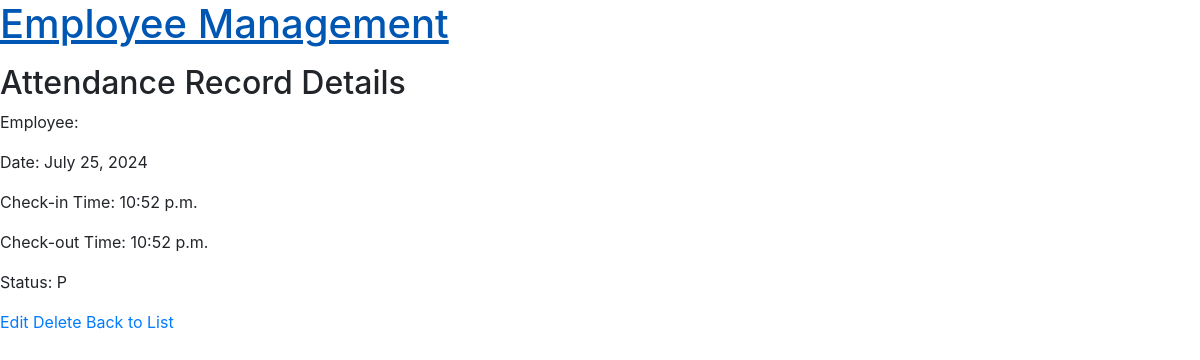
The page /attendance/2/ (signed in) on the database its author committed.
### attendance/models.py (models this page shows, shortened)
class AttendanceRecord(models.Model):
    STATUS_CHOICES= [
        ("P", "Present"),
        ("A", "Absent")
    ]
    employee = models.ForeignKey(settings.AUTH_USER_MODEL, on_delete=models.CASCADE)
    date = models.DateField()
    check_in_time = models.TimeField()
    check_out_time = models.TimeField(null=True, blank=True)
    status = models.CharField(max_length=1, choices=STATUS_CHOICES)

### attendance/views.py (the view)
# urls.py: path("<int:pk>/", AttendanceRecordDetailView.as_view(), name="attendance_record_detail"),
class AttendanceRecordDetailView(LoginRequiredMixin, DetailView):
    model = AttendanceRecord
    template_name = "attendance/attendance_record_detail.html"
    context_object_name = "record"

### attendance/templatetags/custom_tags.py (called while the page is built)
@register.simple_tag(takes_context=True)
def user_in_groups(context, *group_names):
    user = context['request'].user
    return user.groups.filter(name__in=group_names).exists()

### templates/attendance/attendance_record_detail.html
{% extends 'base.html' %}
{% load custom_tags %}
{% block content %}
  <h2>Attendance Record Details</h2>
  <p>Employee: {{ record.employee.username }}</p>
  <p>Date: {{ record.date }}</p>
  <p>Check-in Time: {{ record.check_in_time }}</p>
  <p>Check-out Time: {{ record.check_out_time }}</p>
  <p>Status: {{ record.status }}</p>
{% user_in_groups "Manager" "Admin" as is_member %}
{% if is_member %}
  <a href="{% url 'attendance_record_edit' record.pk %}">Edit</a>
  <a href="{% url 'attendance_record_delete' record.pk %}">Delete</a>
  {% else %}
  <p>You do not have access to edit or delete this content.</p>
{% endif %}
  <a href="{% url 'attendance_record_list' %}">Back to List</a>
{% endblock %}

### rows shown on the page
AttendanceRecord: date "July 25, 2024", check_in_time "10:52 p.m.", check_out_time "10:52 p.m.", status "P"
